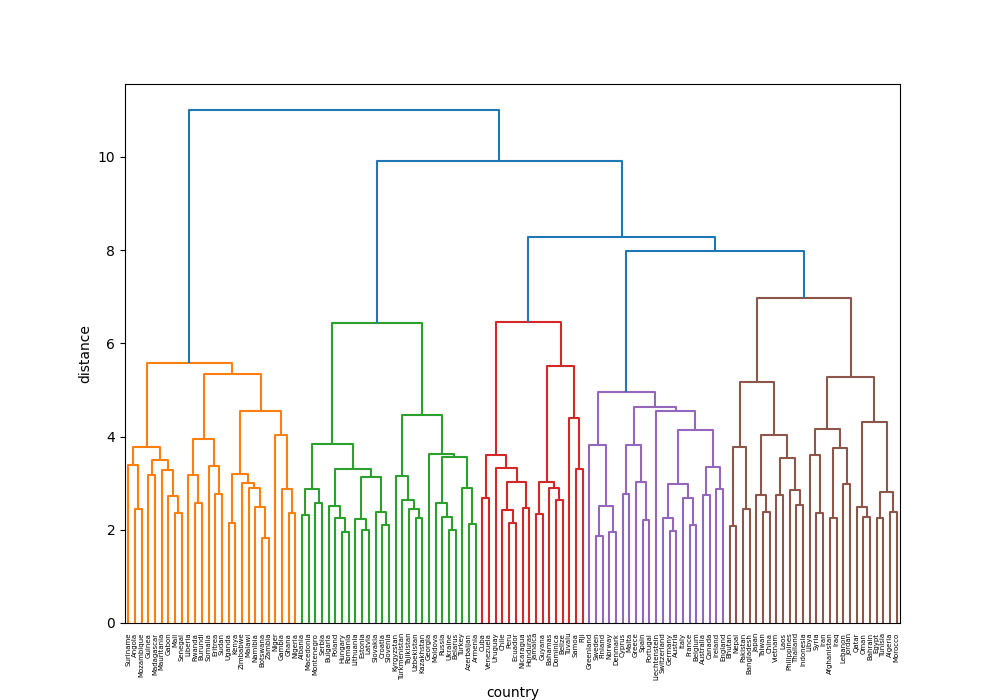

Generate this figure with Python:
from gensim.models import KeyedVectors
import re
from matplotlib import pyplot as plt
from scipy.cluster.hierarchy import linkage, dendrogram
import matplotlib
matplotlib.use('Agg') # -----(1)

"""
リーダブルコードで実践したこと
P.19 名前に情報を追加する
p.47 縦の線を真っ直ぐ揃える
P.51 コードを段落に分割する
"""
model = KeyedVectors.load_word2vec_format('GoogleNews-vectors-negative300.bin.gz', binary=True)
countries = []

with open('questions-words.txt') as file:
    lines = file.readlines()
    for line in lines:
        if re.match(r': currency',line):
            break

        line = line.replace('\n','').split(' ')
        if len(line)>2:
            countries.append(line[1])

countries = list(set(countries))
vectors = [model.get_vector(country) for country in countries]
linkage_result = linkage(vectors, method='ward')

plt.figure(figsize=(10, 7))
dendrogram(linkage_result, labels=countries)
plt.xlabel('country')
plt.ylabel('distance')
plt.savefig('No68.png')
